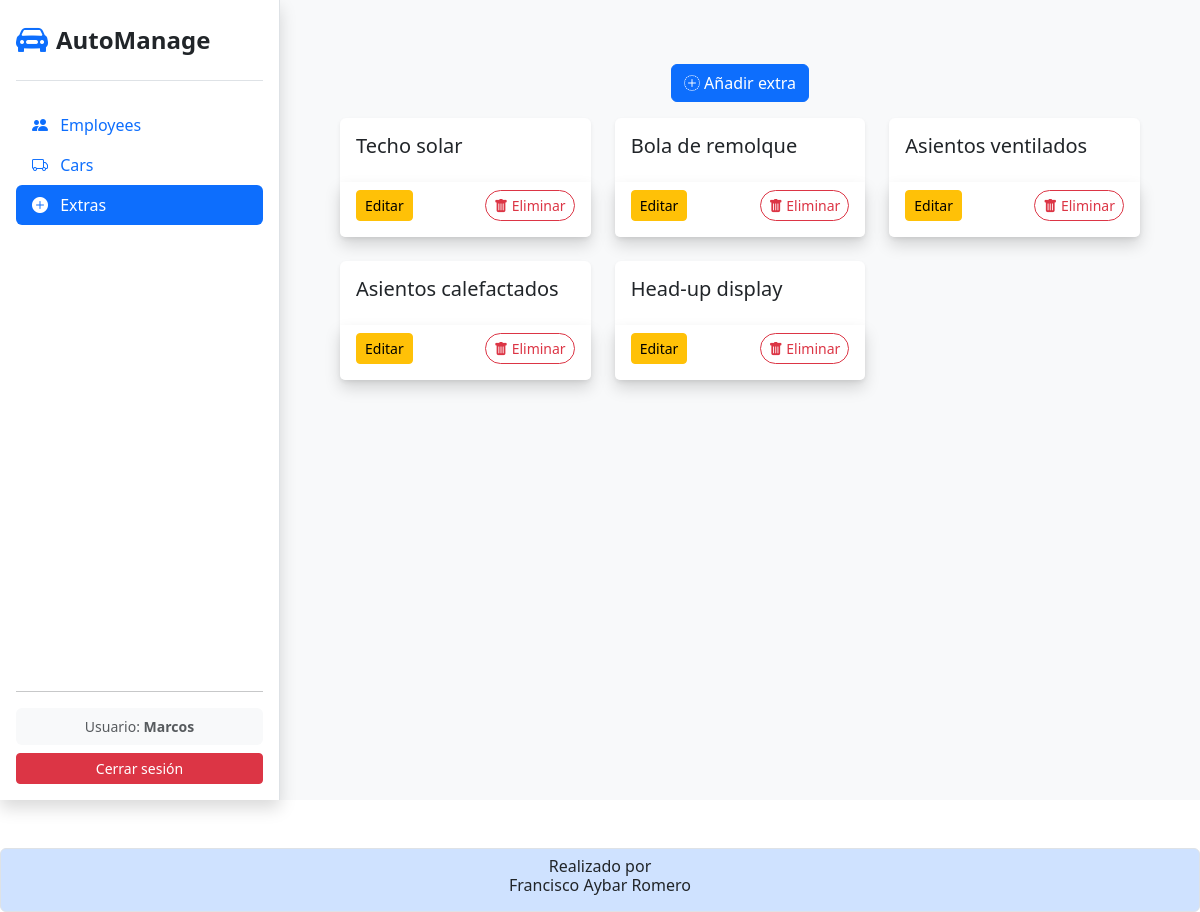
The page /extras/ (signed in) on the database its author committed.
### app_agencia_coches/models.py (models this page shows)
class Extra(models.Model):
    nombre = models.CharField(
        max_length = 100,
        default = ''
    )
    def __str__(self):
        return self.nombre

### app_agencia_coches/views.py (the view)
# urls.py: path('extras/', views.extras, name='extras'),
@login_required
def extras (request):
    extras = Extra.objects.all()
    return render(request, 'extras/extras.html', {'extras':extras})

### app_agencia_coches/templates/extras/extras.html (shortened to what this page needs)
{%extends 'index.html'%}
{%block content%}
<div class="container">
    <div class="my-3 d-flex justify-content-center">
        <a href="{% url 'extras_create' %}" class="btn btn-primary">
            <i class="bi bi-plus-circle-dotted"></i>
            Añadir extra
        </a>
    </div>
    <div class="row row-cols-1 row-cols-md-2 row-cols-lg-3 g-4">
        {% for extra in extras %}
            <div class="col">
                <div class="card h-100 shadow-sm border-0 card-hover">
                    <div class="card-body">
                        <h5 class="card-title">{{ extra }}</h5>
                    </div>
                    <div class="card-footer bg-white d-flex justify-content-between border-0 pb-3 shadow">
                        <a href="{% url 'extras_edit' extra.id %}" class="btn btn-sm btn-warning">
                            Editar
                        </a>
                        <button type="button" class="btn btn-outline-danger btn-sm rounded-pill" data-bs-toggle="modal" data-bs-target="#deleteExtraModal{{ extra.id }}">
                            <i class="bi bi-trash-fill"></i>
                            Eliminar
                        </button>
                    </div>
                </div>
            </div>
        {% endfor %}
    </div>
</div>
{%endblock content%}

### app_agencia_coches/templates/index.html (shortened to what this page needs)
<!doctype html>
<html lang="es-ES">
    <head>
        {% block css %}
        <link
            href="https://cdn.jsdelivr.net/npm/bootstrap@5.3.2/dist/css/bootstrap.min.css"
            rel="stylesheet"
        />
        {% endblock css %}
        {% block icon %}
        <link rel="stylesheet" href="https://cdn.jsdelivr.net/npm/bootstrap-icons@1.13.1/font/bootstrap-icons.min.css">
        {% endblock icon %}
        {% load static %}
        <link rel="stylesheet" href="{% static 'css/blur_detalles.css' %}">
        <link rel="stylesheet" href="{% static 'css/style_sidebar.css' %}">
    </head>
    <body>
        <div id="wrapper">
            <nav id="sidebar" class="bg-white shadow d-flex flex-column p-3 sticky-top">
                <div class="d-flex justify-content-between align-items-center border-bottom pb-3 mb-4">
                    <a href="{% url 'dashboard' %}" class="d-flex align-items-center text-decoration-none">
                        <i class="bi bi-car-front-fill fs-2 text-primary me-2"></i>
                        <span class="fs-4 fw-bold text-dark">AutoManage</span>
                    </a>
                </div>
                <ul class="nav nav-pills flex-column mb-auto">
                    <li class="nav-item">
                        <a class="nav-link {% if request.resolver_match.url_name == 'employees' %}active{% endif %}" href="{% url 'employees' %}">
                            <i class="bi bi-people-fill me-2"></i> Employees
                        </a>
                    </li>
                    <li class="nav-item">
                        <a class="nav-link {% if request.resolver_match.url_name == 'cars' %}active{% endif %}" href="{% url 'cars' %}">
                            <i class="bi bi-truck me-2"></i> Cars
                        </a>
                    </li>
                    <li class="nav-item">
                        <a class="nav-link {% if request.resolver_match.url_name == 'extras' %}active{% endif %}" href="{% url 'extras' %}">
                            <i class="bi bi-plus-circle-fill me-2"></i> Extras
                        </a>
                    </li>
                </ul>
                <hr>
                <div class="dropdown">
                    {% if user.is_authenticated %}
                        <div class="p-2 bg-light rounded mb-2 text-center">
                            <small class="text-muted d-block small">Usuario: <strong>{{ user.username }}</strong></small>
                        </div>
                        <form action="{% url 'logout' %}" method="post" class="m-0">
                            <button type="submit" class="btn btn-danger w-100 btn-sm">Cerrar sesión</button>
                        </form>
                    {% endif %}
                </div>
            </nav>
            <main class="main-content w-100 bg-light p-3 p-md-5">
                <div class="toast-container position-fixed bottom-0 end-0 p-3">
                </div>
                {% block content %}{% endblock %}
            </main>
        </div>
        {%block footer%}
        <footer class="mt-5 p-2 text-center border rounded bg-primary-subtle">
            <h6>
                Realizado por<br> Francisco Aybar Romero
            </h6>
        </footer>
        {%endblock footer%}
    </body>
</html>

### static/css/style_sidebar.css (style rules this page uses)
#wrapper { display: flex; align-items: stretch; }
#sidebar { min-width: 280px; max-width: 280px; height: 100vh; position: fixed; top: 0; left: 0; display: flex; flex-direction: column; z-index: 1000; background-color: #fff; border-right: 1px solid #dee2e6; }
.main-content { flex: 1; margin-left: 280px; min-height: 100vh; background-color: #f8f9fa; }

### rows shown on the page
Extra: nombre "Techo solar"
Extra: nombre "Bola de remolque"
Extra: nombre "Asientos ventilados"
Extra: nombre "Asientos calefactados"
Extra: nombre "Head-up display"

### other values the page prints
{{ user.username }} "Marcos"
